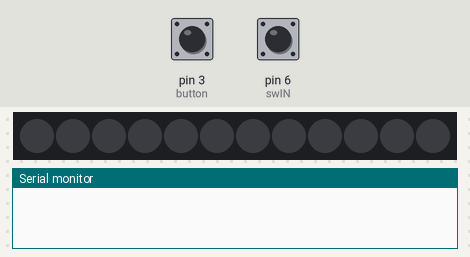
This sketch was run on a simulated Arduino Uno, built with avr-gcc and run on an emulated ATmega328P. Parts: 12 RGB LEDs in strip order, left to right, the last lines printed to the serial monitor. The inputs (shaded band) are chosen by the test bench; at power-on: pin 3 (button) HIGH, pin 6 (swIN) HIGH. Dim RGB values are drawn brighter than linear; random numbers use the default seed unless the sketch sets one.

Above: at 2.8 s.
2.9 s: pin 3 (button) pulled LOW for 1.2 s
At 5.0 s:
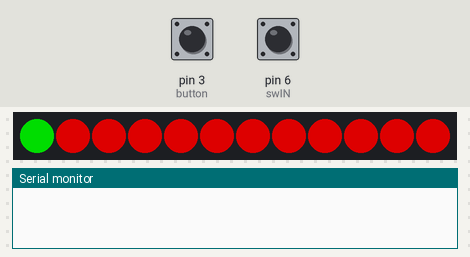
10.1 s: pin 3 (button) pulled LOW for 3.2 s
At 12.86 s:
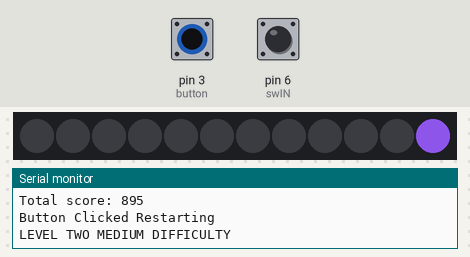
At 14.4 s:
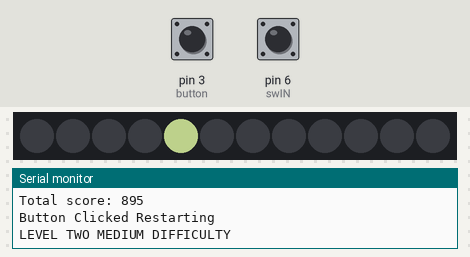
Timing chart, 0 to 15.9 s (numbered marks = the images above; inputs shaded):
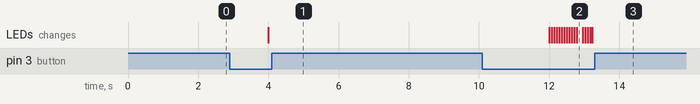

Measured:
- after the input at 2.9 s, the LEDs: change after 1.1 s (image 1)

The sketch:

LEDRingGameUpdated.ino
```cpp
#include <Adafruit_NeoPixel.h>
/*/
INSTRUCTIONS:
Score per PIXEL
12 total
starting pixel = 0
+1 score clockwise up to 11
When the button is clicked the pixel that was lit will stay on
while the rest turn off.
You will be provided and displayed a score based on that pixel(See above),
the loop will continue after the button is pressed again,
i.e the main loop.
Every consecutive pixel chosen will add to your score.
GAME OVER when any multiple of 100 up to 900 is the total score.
GAME WON when total score reaches 1000 or higher,
the game pauses permenantly.
EVERY Multiple of 20 multiplies the total score by 2,
(Helpful, considering the timer).
WHEN the time played hits 5 minutes the game restarts
and the timer and score starts at zero again.
Click the switch to change the difficulty
(The speed of the pixel changing).
Good luck/*/
int redP = 0;
int greenP = 0;
int blueP = 0;
int pixelPin = 5;
int pixelCount = 12;
int swIN = 6;
int button = 3;
int lastLED = 0;
bool switchKeyHigh = false;
bool switchKeyLow = false;
bool scoreKey = false;
int delayChange = 0;
int score = 895;
unsigned long timeLimit = 100000;  // 5 minute in milliseconds
unsigned long startTime = 0;
Adafruit_NeoPixel strip = Adafruit_NeoPixel(pixelCount, pixelPin, NEO_GRB + NEO_KHZ800);
void colourChange() {
  redP = random(0, 255);
  greenP = random(0, 255);
  blueP = random(0, 255);
}
void setup() {
  //all digital pins, button and led circle
  pinMode(pixelPin, OUTPUT);
  pinMode(button, INPUT_PULLUP);
  pinMode(swIN, INPUT_PULLUP);
  startTime = millis();
  Serial.begin(9600);
  strip.begin();
}
void loop() {
  colourChange();
  int swValue = digitalRead(swIN);
  int pbValue = digitalRead(button);
  unsigned long currentTime = millis();
  unsigned long elapsedTime = currentTime - startTime;
  if (elapsedTime >= timeLimit) {
    Serial.println("The time limit was reached.");
    Serial.println("Restarting...");
    for (int i = 0; i < pixelCount; i++) {
      strip.setPixelColor(i, strip.Color(0, 0, 0));
    }
    strip.show();
    delay(5000);
    score = 0;
    startTime = millis();
  }
  if (pbValue == LOW) {
    for (int i = 0; i < pixelCount; i++) {
      if (swValue == LOW) {
        if (switchKeyHigh == false) {
          Serial.print("LEVEL ONE EASY DIFFICULTY\n");
          switchKeyHigh = true;
          switchKeyLow = false;
        }
        delayChange = 100;
      } else {
        if (switchKeyLow == false) {
          Serial.print("LEVEL TWO MEDIUM DIFFICULTY\n");
          switchKeyLow = true;
          switchKeyHigh = false;
        }
        delayChange = 35;
      }
      strip.setPixelColor(i, strip.Color(redP, greenP, blueP));
      strip.show();
      delay(delayChange);
      strip.setPixelColor(i, strip.Color(0, 0, 0));
      delay(delayChange);
      lastLED = i;
      pbValue = digitalRead(button);
      if (pbValue == HIGH) {
        break;
      }
    }
    delay(100);
  } else {
    scoreKey = false;
    delay(2000);
    pbValue = digitalRead(button);
    while (pbValue == LOW) {
      for (int i = 0; i < pixelCount; i++) {
        if (i != lastLED) {
          strip.setPixelColor(i, strip.Color(150, 0, 0));
        } else {
          strip.setPixelColor(lastLED, strip.Color(0, 150, 0));
        }
      }
      strip.show();
      delay(1000);
      if (lastLED >= 0 && scoreKey == false) {
        score = lastLED + score;
        Serial.print("Score = ");
        Serial.println(lastLED);
        scoreKey = true;
        Serial.print("Total score: ");
        Serial.println(score);
        delay(3000);
        if (score % 20 == 0 && score % 100 != 0) {
          for (int i = 0; i < pixelCount; i++) {
            strip.setPixelColor(i, strip.Color(0, 150, 0));
            strip.show();
          }
          delay(1000);
          for (int i = 0; i < pixelCount; i++) {
            strip.setPixelColor(i, strip.Color(0, 0, 0));
            strip.show();
          }
          score = score * 2;
          Serial.print("LUCKY SCORE REACHED, WINNER\n");
          Serial.print("Score multiplied by Two\n");
          Serial.print("Total score: ");
          Serial.println(score);
        }
        if (score % 100 == 0 && score % 1000 != 0) {
          for (int i = 0; i < 6; i++) {
            strip.setPixelColor(i, strip.Color(0, 0, 0));
            strip.show();
            delay(300);
            strip.setPixelColor(i, strip.Color(0, 150, 0));
            strip.show();
            delay(300);
          }
          Serial.print("Limit Reached, GAME OVER\n");
          Serial.print("Resetting\n");
          delay(2000);
          score = 0;
          break;
        }
        if (score >= 1000) {
          for (int i = 0; i < pixelCount; i++) {
            strip.setPixelColor(i, strip.Color(0, 0, 0));
            strip.show();
            delay(50);
            Serial.print("GAME WON, CONGRATS\n");
            delay(50);
            while (1) {}
          }
        }
      }
      pbValue = digitalRead(button);
      if (pbValue == HIGH) {
        Serial.print("Button Clicked");
        delay(1000);
        Serial.print(" Restarting\n");
        delay(3000);
        for (int i = 0; i < pixelCount; i++) {
          strip.setPixelColor(i, strip.Color(0, 0, 0));
        }
        strip.show();
        break;
      }
    }
  }
}
```
